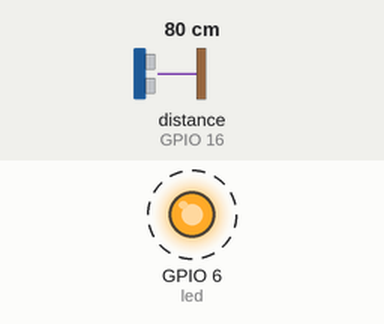
This program was run on a simulated Raspberry Pi (BCM pin numbers). Parts: output pins drawn as LEDs (lit = HIGH). Dashed ring = blinking. The test bench sets the inputs (shaded band); at power-on: distance to the obstacle (sensor on GPIO 16) 80 cm. The echo pulse lasts 58.3 µs per cm; the clock reads 2024-03-15 10:24:30 at power-on unless the program sets it; pins used as bus, display or sensor lines are not drawn; what the program prints to the terminal is not drawn.

Above: at 1.2 s.
1.3 s: distance to the obstacle (sensor on GPIO 16) set to 2 cm
Timing chart, 0 to 8.8 s (numbered marks = the images above; inputs shaded):
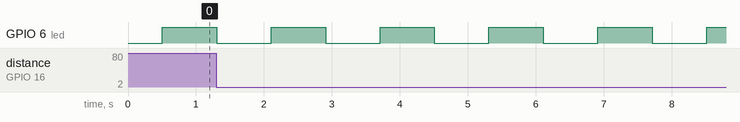

The program:

circuit.py
```python
import time
import RPi.GPIO as GPIO
import Adafruit_MCP3008


# 전역 변수 선언 및 초기화
trig = 20
echo = 16
GPIO.setmode(GPIO.BCM)
GPIO.setwarnings(False)
GPIO.setup(trig, GPIO.OUT)
GPIO.setup(echo, GPIO.IN)
GPIO.output(trig, False)

def measureDistance():
        global trig, echo
        time.sleep(0.5)
        GPIO.output(trig, True) # 신호 1 발생
        time.sleep(0.00001) # 짧은 시간을 나타내기 위함
        GPIO.output(trig, False) # 신호 0 발생

        while(GPIO.input(echo) == 0):
                pulse_start = time.time() # 신호 1을 받았던 시간
        while(GPIO.input(echo) == 1):
                pulse_end = time.time() # 신호 0을 받았던 시간

        pulse_duration = pulse_end - pulse_start
        return 340*100/2*pulse_duration

# LED 점등을 위한 전역 변수 선언 및 초기jj화
led = 6 # 핀 번호 GPIO6 의미
GPIO.setup(led, GPIO.OUT) # GPIO 6번 핀을 출력 선으로 지정.

def controlLED(led = 6, onOff = 0): # led 번호의 핀에 onOff(0/1) 값 출력
        if(onOff==2):
            for i in range(5):
                GPIO.output(led,i%2)
                time.sleep(0.1)
            GPIO.output(led,0)

        else:
            GPIO.output(led, onOff)

mcp = Adafruit_MCP3008.MCP3008(clk=11, cs=8, miso=9, mosi=10)

def measureLight():
        return mcp.read_adc(0) # channel 0에 연결된 조도 센서로부터 조도값 읽기

if(__name__ == '__main__'):
        onOff = 1
        while(True):
                print('distance = %4.1f' % measureDistance())
                controlLED(led, onOff)
                time.sleep(0.3)
                onOff = 1 if(onOff == 0) else 0
```

Measured:
- by itself, GPIO 6 (led): alternates HIGH for 0.80 s and LOW for 0.80 s
